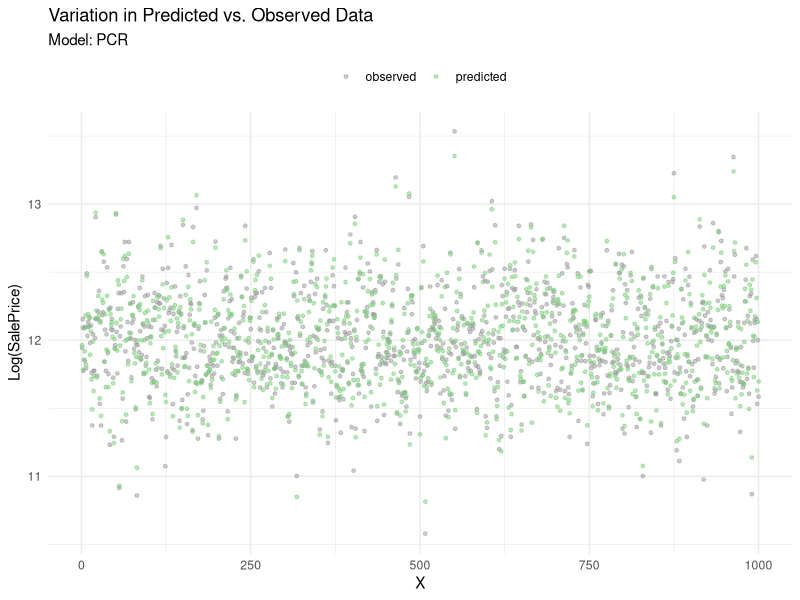
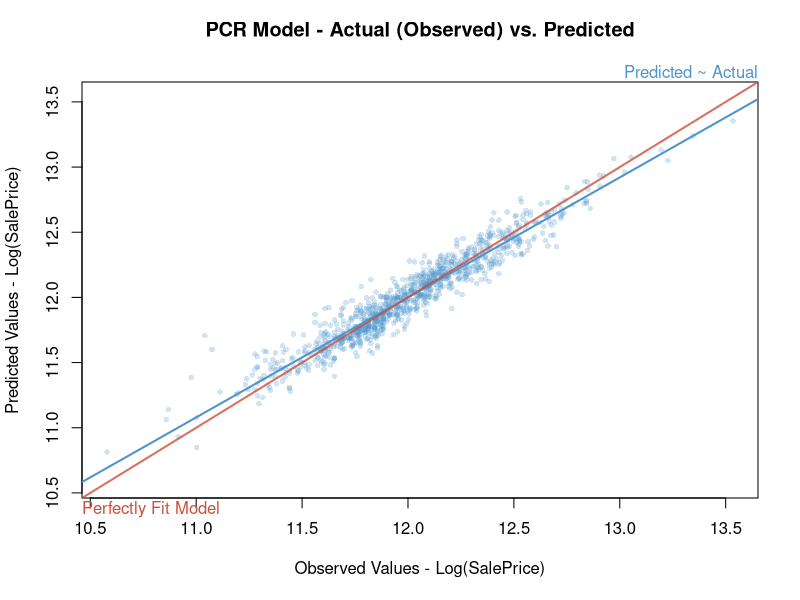
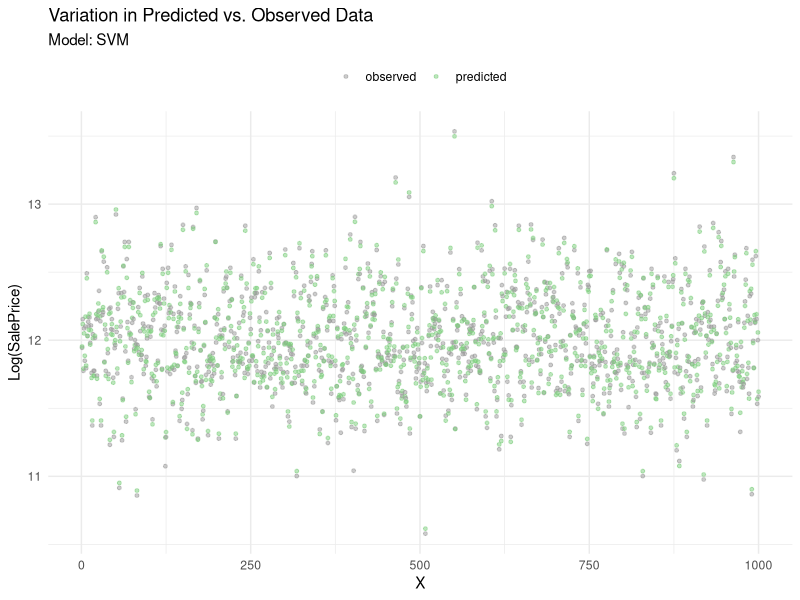
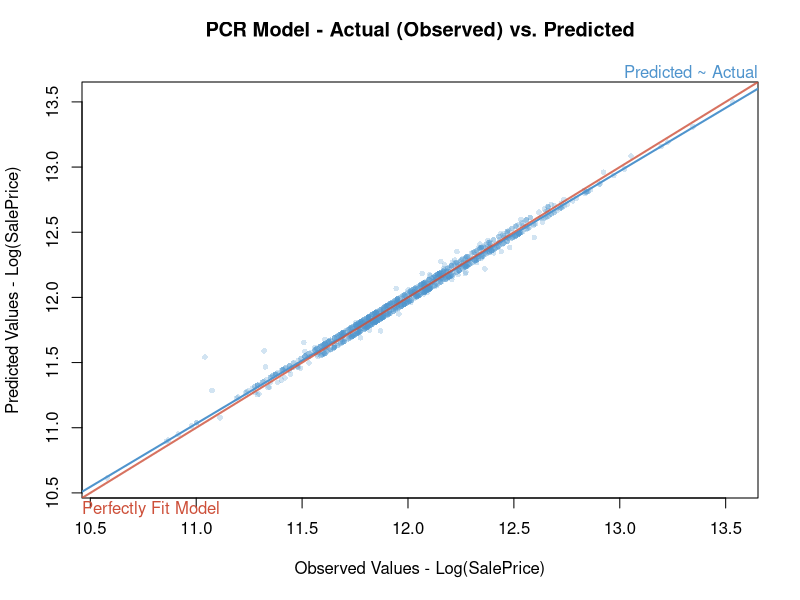
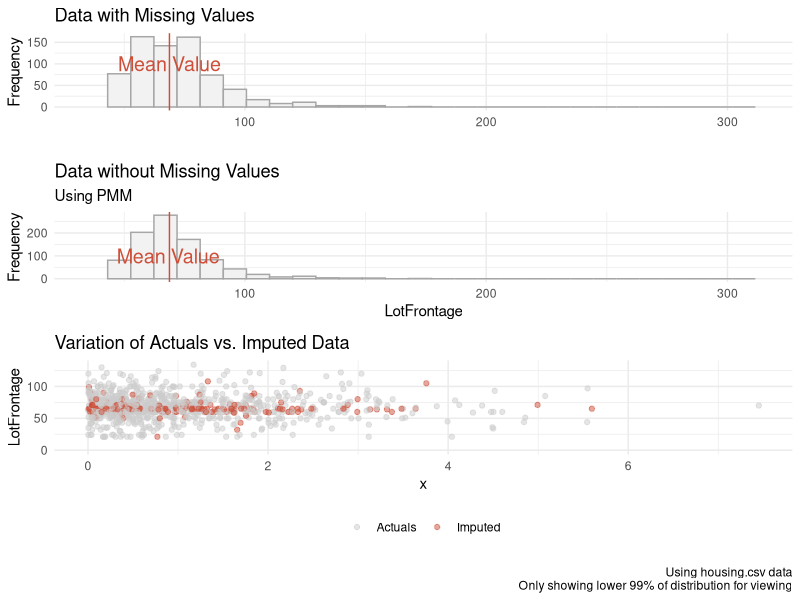
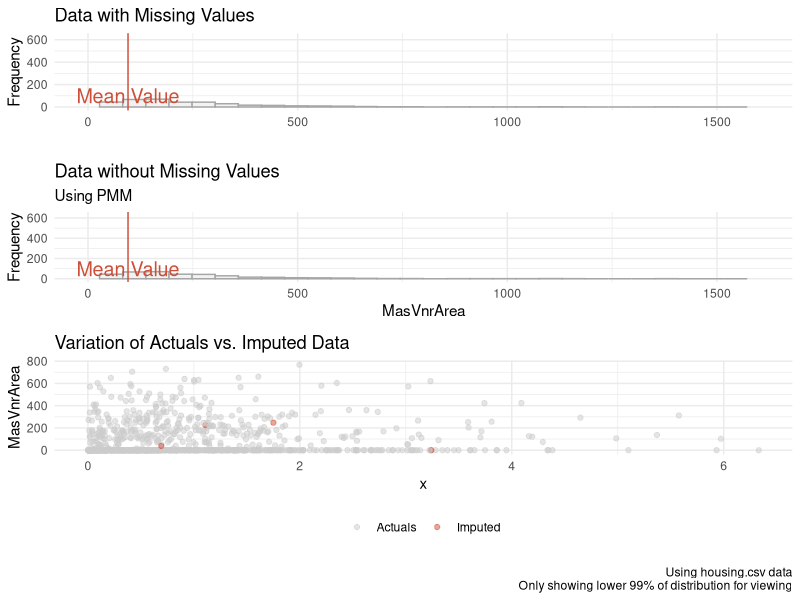
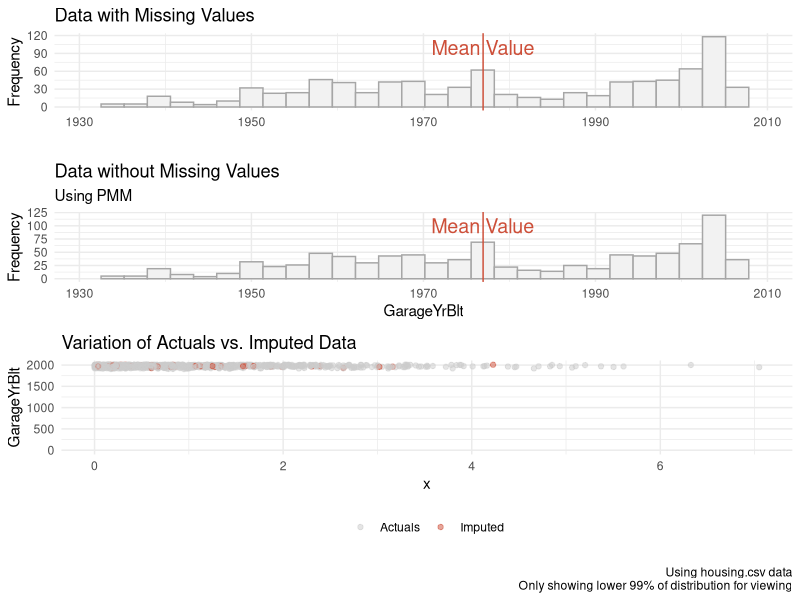

Reproduce these figures in R, in order.
## ---- chunk 1
knitr::opts_chunk$set(echo = TRUE)
## ---- chunk 2
# Data Wrangling
library(tidyverse)

# Modeling
library(MASS)
library(caret) # Modeling variants like SVM

# Aesthetics
library(knitr)
library(cowplot)  # multiple ggplots on one plot with plot_grid()
library(scales)
library(kableExtra)
## ---- chunk 3
hd <- read.csv('housingData.csv') %>%
  
  # creates new variables age, ageSinceRemodel, and ageofGarage, and
  dplyr::mutate(age = YrSold - YearBuilt,
                ageSinceRemodel = YrSold - YearRemodAdd,
                ageofGarage = ifelse(is.na(GarageYrBlt), age, YrSold - GarageYrBlt)) %>%
  
  # removes the columns used in above the calculations
  dplyr::select(!c(Id,MSSubClass, MiscVal, YrSold , 
                   MoSold, YearBuilt, YearRemodAdd))


# Convert all character data to factor
hd[sapply(hd, is.character)] <- 
  lapply(hd[sapply(hd, is.character)], as.factor)
## ---- chunk 4
hd.numericRaw <- hd %>%
  
  #selecting all the numeric data
  dplyr::select_if(is.numeric) %>%
  
  #converting the dataframe to tibble
  as_tibble() 
## ---- chunk 5
hd.factorRaw <- hd %>%
  
  #selecting all the numeric data
  dplyr::select_if(is.factor) %>%
  
  #converting the dataframe to tibble
  as_tibble()
## ---- chunk 6
imputeWithPMM <- function(colWithMissingData) {
  
  # Using the mice package
  suppressMessages(library(mice))
  
  # Discover the missing rows
  isMissing <- is.na(colWithMissingData) 
  
  # Create data frame to pass to PMM inputation function from mic package
  df <- data.frame(x       = rexp(length(colWithMissingData)), # meaningless x to help show varation 
                   y       = colWithMissingData, 
                   missing = isMissing)
  
  # imputation by PMM
  df[isMissing, "y"] <- mice.impute.pmm( df$y, 
                                        !df$missing, 
                                         df$x)
  
  return(df$y)
}
## ---- chunk 7
# Note `seeImputation()` function to visualize the imputation from prior homework 4
seeImputation <- function(df, df.meanInputed, 
                          imputationMethod) {
  
  # Min/Max ranges so actual and imputed histograms align
  yMin = quantile(df.meanInputed$y, 0.05)
  yMax = max(df.meanInputed$y)
  
  # Non Altered data -------------------------------------------------
  
  meanVal = mean(df$y, na.rm=T) # mean of the non altered data
  
  # Create the plot
  p1 <- df %>%
    ggplot(aes(x = y)) +
    
    # Histogram
    geom_histogram(color = 'grey65', fill = 'grey95') +
    
    # The mean value line
    geom_vline(xintercept = meanVal, color = 'tomato3') +
    
    # Text associated with mean value
    annotate("text", 
             label = "Mean Value", 
             x = meanVal, y = 100, 
             size = 5, colour = "tomato3" ) +
    
    # Labels
    labs(title = 'Data with Missing Values',
         y     = 'Frequency', 
         x     = '' ) +
    
    xlim(yMin, yMax) + # min and max range of x axis (for equal comparison)
    theme_minimal() # Theme
  
  
  # Imputed data -------------------------------------------------

  meanValImpute = mean(df.meanInputed$y, na.rm=T)
  
  # Create the plot
  p2 <- df.meanInputed %>%
    ggplot(aes(x = y)) +
    
    # Histogram
    geom_histogram(color = 'grey65', fill = 'grey95') +
    
    # The mean value line
    geom_vline(xintercept = meanVal, color = 'tomato3') +
    
    # Text associated with mean value
    annotate("text", 
             label = "Mean Value", 
             x = meanValImpute, y = 100, 
             size = 5, colour = "tomato3" ) +
    
    # Labels
    labs(title = 'Data without Missing Values',
             subtitle = 'Using PMM',
             y = 'Frequency', 
             x = imputationMethod) +
    
    xlim(yMin, yMax) + # min and max range of x axis (for equal comparison)
    theme_minimal() # Theme
  
  # Variation scatter ----------------------------------------------------------
  
  p3 <- df.meanInputed %>% ggplot(aes(x=rexp(length(y)), y=y, color=is.na(df$y))) + 
    
    # Add points
    geom_point(alpha = 0.5) +
    
    # Colors, limits, labels, and themes
    scale_color_manual(values = c('grey80', 'tomato3'),
                       labels = c('Actuals', 'Imputed') ) +
    ylim(0, quantile(df.meanInputed$y, 0.99)) + # lower 99% of dist
    labs(title   = 'Variation of Actuals vs. Imputed Data',
         x       = 'x', 
         y       = imputationMethod,
         caption =paste0('\nUsing housing.csv data',
                         '\nOnly showing lower 99% of distribution for viewing') 
         ) +
    theme_minimal() + theme(legend.position = 'bottom',
                            legend.title    = element_blank())
  
  
  # Combine the plots for the final returned output
  combinedPlots <- plot_grid(p1, p2, p3, 
                             ncol = 1, label_size = 12,
                             rel_heights = c(1, 1.1, 1.75))
  return(combinedPlots)
}
## ---- chunk 8
# Data to store imputed values with PMM method
hd.Imputed <- hd

# Which columns has NA's?
colNamesWithNulls <- colnames(hd.numericRaw[ , colSums(is.na(hd.numericRaw)) != 0])
colNamesWithNulls

numberOfColsWithNulls = length(colNamesWithNulls)


# For each of the numeric columns with null values
for (colWithNullsNum in 1:numberOfColsWithNulls) {
  
  # The name of the column with null values
  nameOfThisColumn <- colNamesWithNulls[colWithNullsNum]
  
  # Get the actual data of the column with nulls
  colWithNulls <- hd[, nameOfThisColumn]
  
  # Impute the missing values with PMM
  imputedValues <- imputeWithPMM(colWithNulls)
  
  # Now store the data in the original new frame
  hd.Imputed[, nameOfThisColumn] <- imputedValues
  
  # Save a visualization of the imputation
  pmmVisual <- seeImputation(data.frame(y = colWithNulls),
                             data.frame(y = imputedValues),
                             nameOfThisColumn )
  
  fileToSave = paste0('OutputPMM/Imputation_With_PMM_', nameOfThisColumn, '.pdf')
  print(paste0('For imputation results of ', nameOfThisColumn, ', see ', fileToSave))
  ggsave(pmmVisual, filename = fileToSave,
         height = 11, width = 8.5)
}
## ---- chunk 9
hd.Cleaned <- hd.Imputed # For final cleaned data

# Get list of factors and the number of unique values
factorCols <- as.data.frame(t(hd.factorRaw %>% summarise_all(n_distinct)))

# We are going to factor collapse factor columns with more than 4 columns
# So there will be 4 of the original, and 1 containing 'other'
# This is the threshold
factorThreshold = 4

# Get a list of the factors we are going to collapse
colsWithManyFactors <- rownames(factorCols %>% filter(V1 > factorThreshold))

# Show a summary of how many factors will be collapsed
numberOfColsWithManyFactors = length(colsWithManyFactors)
paste('Before cleaning, there are', numberOfColsWithManyFactors, 'factor columns with more than', 
      factorThreshold, 'unique values')

# Collapse the affected factors in the original data (the one that already has imputation)

## for each factor column that we are about to collapse
for (collapsedColNum in 1:numberOfColsWithManyFactors) {
  
  # The name of the column with null values
  nameOfThisColumn <- colsWithManyFactors[collapsedColNum]
  
  # Get the actual data of the column with nulls
  colWithManyFactors <- hd[, nameOfThisColumn]
  
  # lumps all levels except for the n most frequent 
  hd.Cleaned[, nameOfThisColumn] <- fct_lump_n(colWithManyFactors, 
                                                       n=factorThreshold)
}

# Check to see if the factor lumping worked
factorColsCleaned <- t(hd.Cleaned %>% 
                       select_if(is.factor) %>%
                       summarise_all(n_distinct))
paste('After cleaning, there are', sum(factorColsCleaned > factorThreshold, na.rm = TRUE), 
      "columns with more than", factorThreshold, "unique values (omitting NA's)")
## ---- chunk 10
hd.CleanedNoOutliers <- hd.Cleaned

# Remove up to 75% of the outliers in the dataset
# this is the 3rd quartile of number of outliers.
k_outliers = 50 
numOutliers = c() # to store the number of outliers per column

theColNames <- colnames(hd.Cleaned)

for (colNum in 1:ncol(hd.Cleaned)) {

  theCol <- hd.Cleaned[, colNum]
  nrowBefore = length(theCol)
  colName <- theColNames[colNum]
  

  # Only consider numeric
  if (is.numeric(theCol)) {
        
    # Identify the outliers in the column
    # Source: https://www.geeksforgeeks.org/remove-outliers-from-data-set-in-r/
    columnOutliers <- boxplot.stats(hd.CleanedNoOutliers[, colNum])$out
    numOutliers <- c(numOutliers, length(columnOutliers))
    
    # Now remove k outliers from the column
    if (length(columnOutliers) < k_outliers) {
      
      hd.CleanedNoOutliers  <- hd.CleanedNoOutliers %>%
        
        # If this syntax looks weird, it is just referencing a column in the 
        # dataset using dplyr piping. See below for more info:
        # https://stackoverflow.com/questions/48062213/dplyr-using-column-names-as-function-arguments
        # https://stackoverflow.com/questions/72673381/column-names-as-variables-in-dplyr-select-v-filter
        filter( !( get({{colName}}) %in% columnOutliers ) )
    }
  }
}
paste0('Of the columns with outliers, removed up to 75th percentile of num. outliers.')
paste0('See that the 75th percentile of columns with outliers contain ',
       paste0(summary(numOutliers)[5]), ' outliers')
## ---- chunk 11
# After cleaning, two datasets that contain..

## Numeric data ---------------------------------------------------
hd.numericClean <- hd.Cleaned %>% select_if(is.numeric)

## Factors -------------------------------------------------------
hd.factorClean  <- hd.Cleaned %>% dplyr::select(where(is.factor))

# Removing any columns with NA
removeColsWithNA <- function(df) {
  return( df[ , colSums(is.na(df)) == 0] )
}
hd.factorClean <- removeColsWithNA(hd.factorClean)

paste('Num. factor cols. removed due to null values:', 
      ncol(hd.Cleaned %>% dplyr::select(where(is.factor)) ) - ncol(hd.factorClean) )
paste(ncol(hd.factorClean), 'factor cols. remain') 
## ---- chunk 12
# Principal component analysis on numeric data
pc.house <- prcomp(hd.numericClean %>% dplyr::select(-SalePrice), # do not include response var
                   center = TRUE, # Mean centered  
                   scale  = TRUE  # Z-SCore standardized
                   )

# See first 10 cumulative proportions
pc.house.summary <- summary(pc.house)
pc.house.summary$importance[, 1:10]
## ---- chunk 13
cumPropThreshold = 0.75 # The threshold

numPCs <- sum(pc.house.summary$importance['Cumulative Proportion', ] < cumPropThreshold)
paste0('There are ', numPCs, ' principal components that explain up to ', cumPropThreshold*100, 
       '% of the variation in the data')

chosenPCs <- as.data.frame(pc.house$x[, 1:numPCs])
## ---- chunk 14
df.pcr <- cbind(SalePrice = hd.numericClean$SalePrice, chosenPCs, hd.factorClean) 
## ---- chunk 15
# Fit data using PC's, non-null factors
fit.pcr <- lm(log(SalePrice) ~ ., data = df.pcr)

# Reduce to only important variables
fit.pcrReduced <- stepAIC(fit.pcr, direction="both")
## ---- chunk 16
# View results
summary(fit.pcrReduced)


# Key diagnostics
est.pcr <- summary(fit.pcrReduced)

# Get the RMSE and R Squared of the model
keyDiagnostics.pcr <- data.frame(Model    = 'PCR',
                                 Notes    = 'lm',
                                 Hyperparameters = 'N/A',
                                 RMSE     = sqrt(mean(fit.pcrReduced$residuals^2)),
                                 Rsquared = est.pcr$adj.r.squared)

# Show output
keyDiagnostics.pcr %>% kable()
## ---- chunk 17
# Function to compare predicted vs. actual (observed) regression outputs
predictedVsObserved <- function(predicted, observed, modelName, outcomeName = 'Log(SalePrice)') {
  
  ## Create dataset for predicted vs. actuals
  comparison <- data.frame(observed  = observed,
                           predicted = predicted) %>%
    
    # Row index
    mutate(ID = row_number()) %>%
  
    # Put in single column
    pivot_longer(cols      = c('observed', 'predicted'),
                 names_to  = 'metric',
                 values_to = 'value') 
  
  
  # Plot --- Observed vs. Actuals across all variables in data
  variationScatter <- comparison %>%
    ggplot(aes(x     = ID,
               y     = value,
               color = metric
               )
           ) +
    geom_point(alpha = 0.5, size = 1) + 
    
    labs(title = 'Variation in Predicted vs. Observed Data',
         subtitle = paste('Model:', modelName),
         x = 'X', y = outcomeName) + 
    theme_minimal() + theme(legend.title = element_blank(),
                            legend.position = 'top') +
    scale_color_manual(values = c('grey60', 'palegreen3'))
  
  
  print(variationScatter)
  
  # Limit for x and y axis for scatter of predicted vs. observed
  axisLim = c( min(c(predicted, observed)), max(c(predicted, observed)) )
  
  
  # Simple comparison of data
  plot(x = observed,
       y = predicted,
       main = 'PCR Model - Actual (Observed) vs. Predicted\n',
       xlab = paste('Observed Values -', outcomeName),
       ylab = paste('Predicted Values -', outcomeName),
       pch  = 16,
       cex  = 0.75,
       col  = alpha('steelblue3', 1/4),
       xlim = axisLim,
       ylim = axisLim
  )
  
  # Add the Predicted vs. actual line
  abline(lm(predicted ~ observed), col = 'steelblue3', lwd = 2)
  mtext('Predicted ~ Actual', side = 3, adj = 1, col = 'steelblue3')
  
  # Add line for perfectly fit model
  abline(0,1, col = alpha('tomato3', 0.8), lwd = 2)
  mtext('Perfectly Fit Model', side = 1, adj = 0, col = 'tomato3')
}
## ---- chunk 18
# How do the two compare?
predictedVsObserved(observed  = log(df.pcr$SalePrice),
                    predicted = predict(fit.pcrReduced),
                    modelName = 'PCR')
## ---- chunk 19
ctrl <- trainControl(method  = "repeatedcv", 
                     number  = 5, # 5 fold cross validation
                     repeats = 2  # 5 repeats
                     )

# The data (pmm imputed values, and only whole columns without NA. Does not omit outliers)
df.svm <- cbind(SalePrice = hd.numericClean$SalePrice, 
                hd.numericClean, hd.factorClean) 
## ---- chunk 20
# Train and tune the SVM - first broad tuning on cost only
svm.tune <- train(data = df.svm, 
                  log(SalePrice) ~ .,
                  method     = "svmRadial",         # Radial kernel
                  tuneLength = 9,                   # 9 values of the cost function
                  preProc    = c("center","scale"), # Center and scale data
                  trControl  = ctrl)
## ---- chunk 21
# Get the RMSE and R Squared of the model
hyperparameters.svm = list('C' = svm.tune[["finalModel"]]@param[["C"]],
                           'Epsilon' = svm.tune[["finalModel"]]@param[["epsilon"]])


keyDiagnostics.svm <- data.frame(Model    = 'SVM',
                                 Notes    = 'caret and svmRadial',
                                 Hyperparameters = paste('C =', hyperparameters.svm$C, ',',
                                                         'Epsilon =', hyperparameters.svm$Epsilon)
                                 )

keyDiagnostics.svm <- cbind(keyDiagnostics.svm,
                            svm.tune$results %>% 
                              filter(C == hyperparameters.svm$C) %>%
                              dplyr::select(RMSE, Rsquared)
                      )

# Show output
keyDiagnostics.svm %>% kable()

# Final model?
svm.tune$finalModel

# How do the two compare?
predictedVsObserved(observed  = log(df.svm$SalePrice),
                    predicted = predict(svm.tune, df.svm),
                    modelName = 'SVM')
## ---- chunk 22
rbind(keyDiagnostics.pcr, keyDiagnostics.svm) %>% kable()
